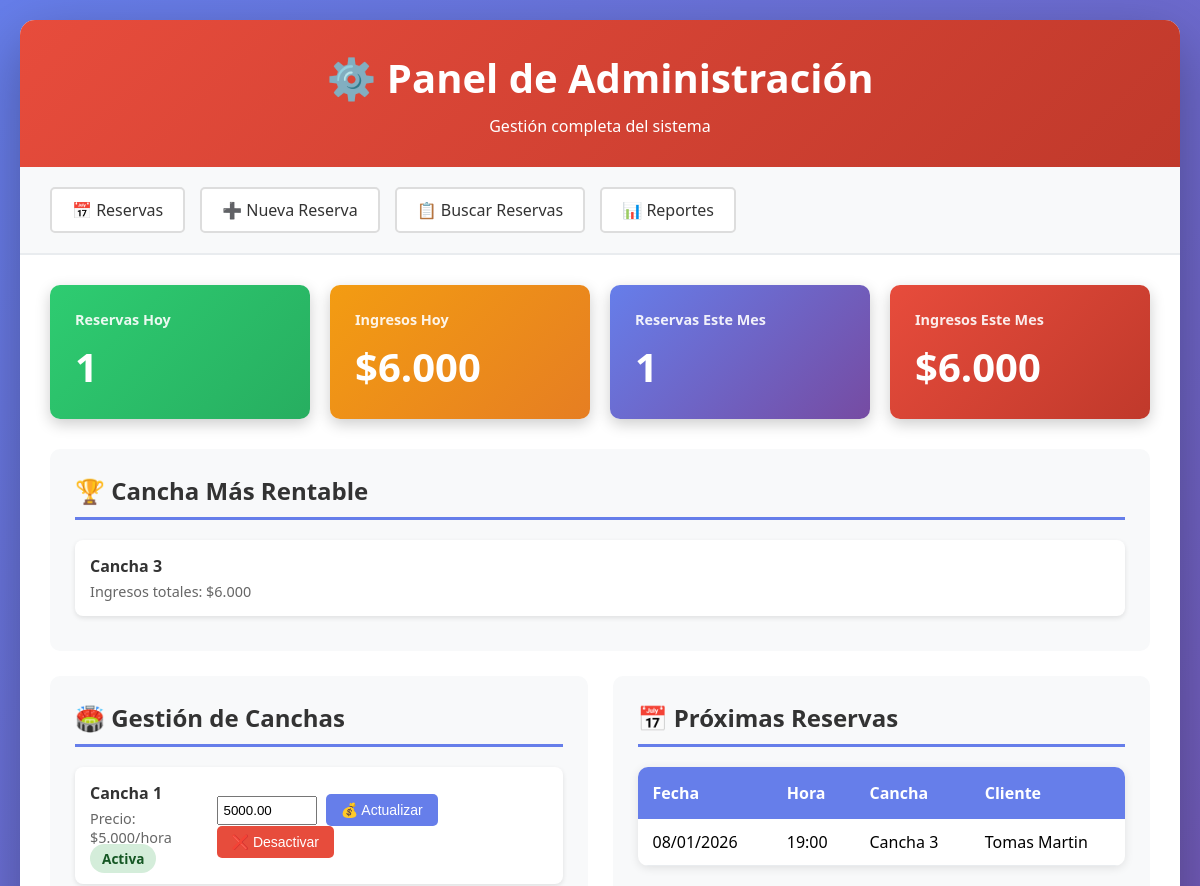
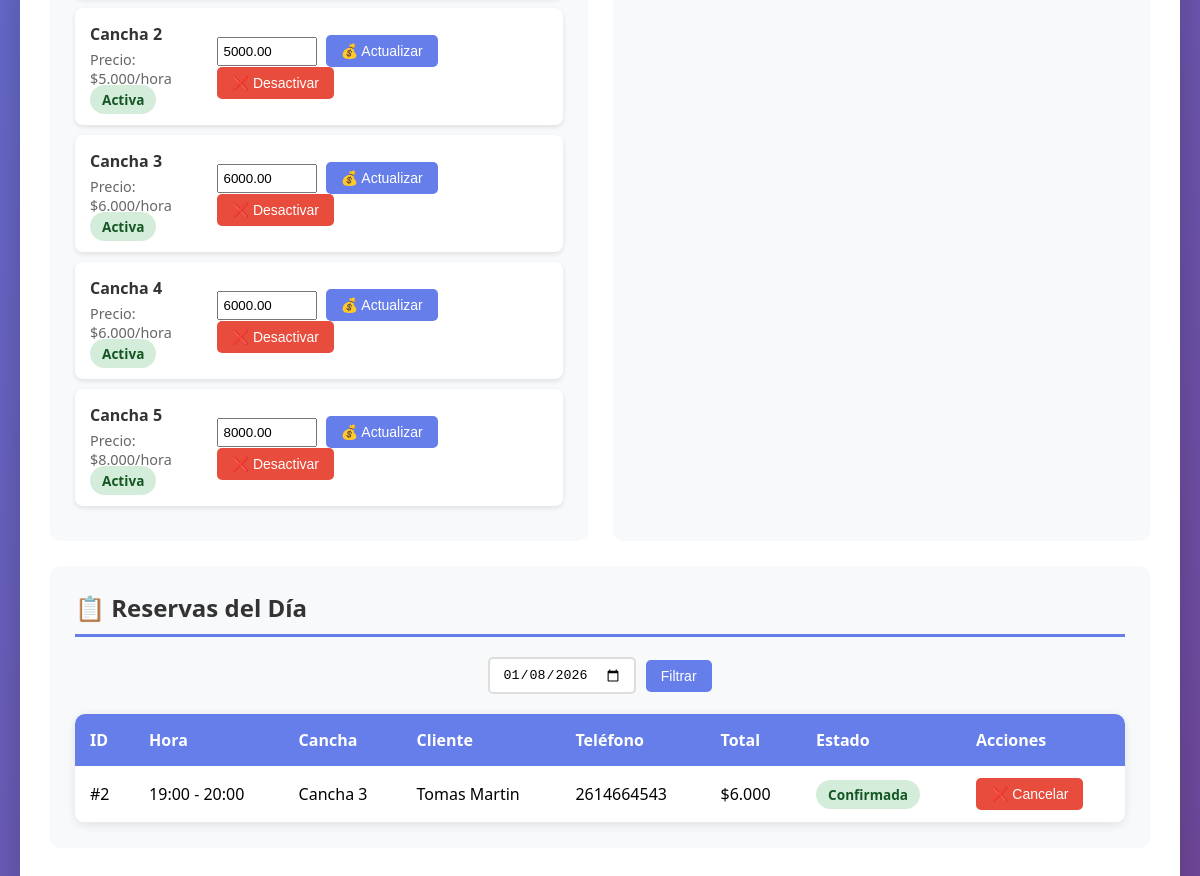
The app's page /admin.php, older data (2 pictures, top to bottom).
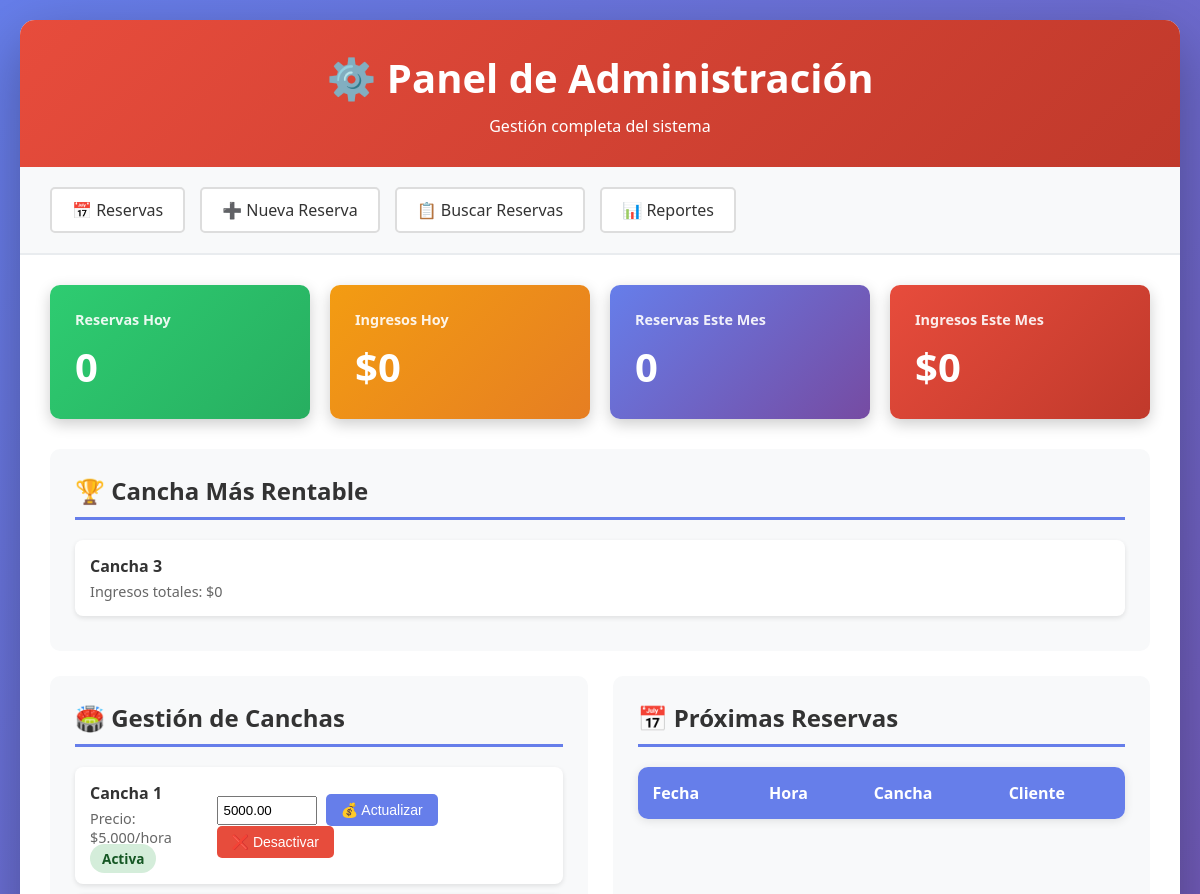
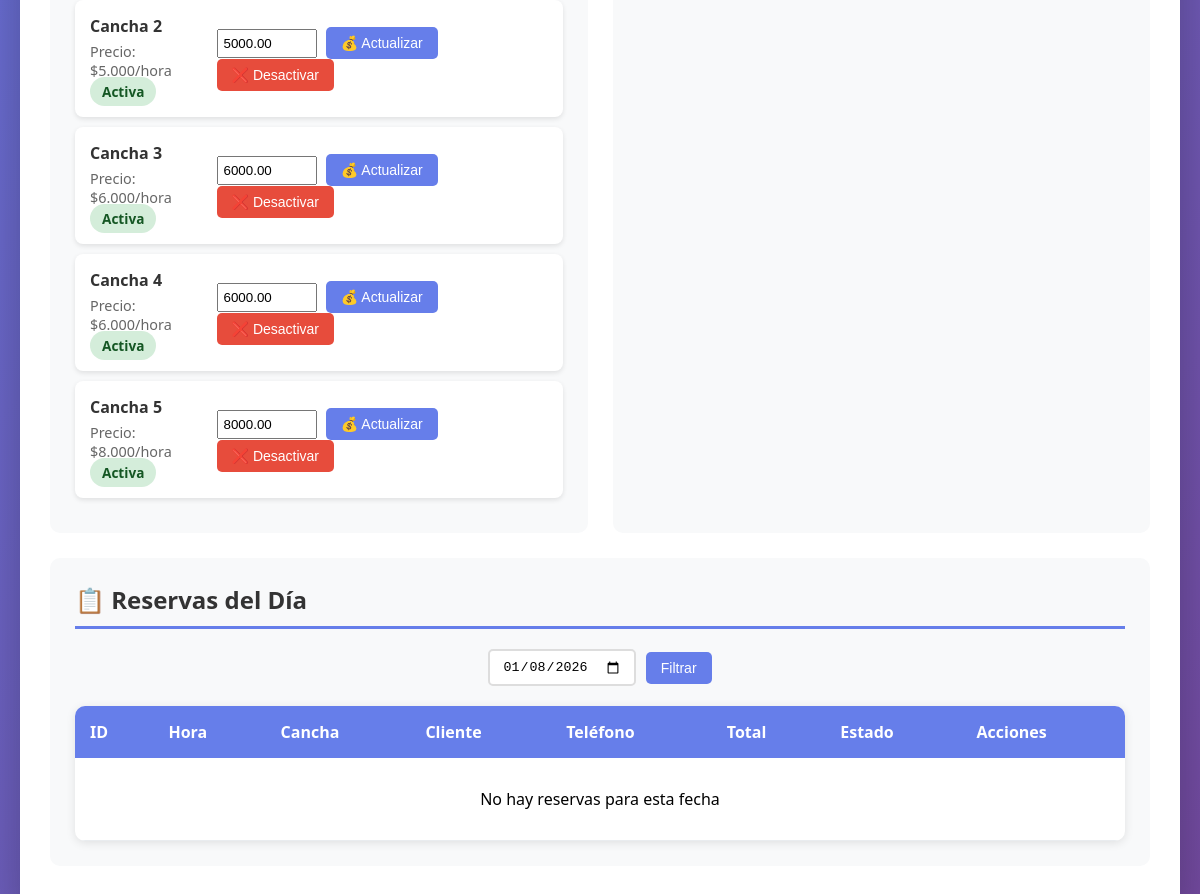
The same page, newer data (2 pictures, top to bottom).
### tables this page shows
CREATE TABLE IF NOT EXISTS `canchas` (
  `id` int NOT NULL AUTO_INCREMENT,
  `nombre` varchar(100) NOT NULL,
  `precio_hora` decimal(10,2) NOT NULL,
  `descripcion` text,
  `activa` tinyint(1) DEFAULT '1',
  `capacidad_jugadores` int DEFAULT NULL,
  `tipo_superficie` enum('cesped_natural','cesped_sintetico','cemento','parquet') DEFAULT 'cesped_sintetico',
  `techada` tinyint(1) DEFAULT '0',
  `created_at` timestamp NULL DEFAULT CURRENT_TIMESTAMP,
  `updated_at` timestamp NULL DEFAULT CURRENT_TIMESTAMP ON UPDATE CURRENT_TIMESTAMP,
  PRIMARY KEY (`id`),
  KEY `idx_activa` (`activa`)
);

CREATE TABLE IF NOT EXISTS `reservas` (
  `id` int NOT NULL AUTO_INCREMENT,
  `cancha_id` int NOT NULL,
  `cliente_id` int NOT NULL,
  `fecha` date NOT NULL,
  `hora_inicio` time NOT NULL,
  `hora_fin` time NOT NULL,
  `total` decimal(10,2) NOT NULL,
  `estado` enum('pendiente','confirmada','cancelada','completada') DEFAULT 'confirmada',
  `metodo_pago` enum('efectivo','transferencia','tarjeta','mercadopago') DEFAULT 'efectivo',
  `seña` decimal(10,2) DEFAULT '0.00',
  `saldo_pendiente` decimal(10,2) DEFAULT '0.00',
  `notas` text,
  `cancelada_por` varchar(100) DEFAULT NULL,
  `motivo_cancelacion` text,
  `created_at` timestamp NULL DEFAULT CURRENT_TIMESTAMP,
  `updated_at` timestamp NULL DEFAULT CURRENT_TIMESTAMP ON UPDATE CURRENT_TIMESTAMP,
  `created_by` varchar(100) DEFAULT 'sistema',
  PRIMARY KEY (`id`),
  KEY `cliente_id` (`cliente_id`),
  KEY `idx_fecha` (`fecha`),
  KEY `idx_estado` (`estado`),
  KEY `idx_cancha_fecha` (`cancha_id`,`fecha`),
  CONSTRAINT `reservas_ibfk_1` FOREIGN KEY (`cancha_id`) REFERENCES `canchas` (`id`),
  CONSTRAINT `reservas_ibfk_2` FOREIGN KEY (`cliente_id`) REFERENCES `clientes` (`id`),
  CONSTRAINT `chk_hora_valida` CHECK (`hora_inicio` < `hora_fin`),
  CONSTRAINT `chk_total_positivo` CHECK (`total` >= 0),
  CONSTRAINT `chk_sena_valida` CHECK (`seña` >= 0 AND `seña` <= `total`)
);

CREATE TABLE IF NOT EXISTS `clientes` (
  `id` int NOT NULL AUTO_INCREMENT,
  `nombre` varchar(100) NOT NULL,
  `telefono` varchar(20) NOT NULL,
  `email` varchar(100) DEFAULT NULL,
  `dni` varchar(20) DEFAULT NULL,
  `direccion` varchar(255) DEFAULT NULL,
  `fecha_nacimiento` date DEFAULT NULL,
  `notas` text,
  `created_at` timestamp NULL DEFAULT CURRENT_TIMESTAMP,
  `updated_at` timestamp NULL DEFAULT CURRENT_TIMESTAMP ON UPDATE CURRENT_TIMESTAMP,
  PRIMARY KEY (`id`),
  UNIQUE KEY `unique_telefono` (`telefono`),
  KEY `idx_telefono` (`telefono`),
  KEY `idx_email` (`email`)
);

### admin.php (the view, shortened to what this page needs)
<?php
$conn = getConnection();
$stats = [];
$stats['total_reservas_hoy'] = $conn->query("
    SELECT COUNT(*) FROM reservas
    WHERE fecha = CURDATE() AND estado = 'confirmada'
")->fetchColumn();
$stats['ingresos_hoy'] = $conn->query("
    SELECT COALESCE(SUM(total), 0) FROM reservas
    WHERE fecha = CURDATE() AND estado = 'confirmada'
")->fetchColumn();
$stats['reservas_mes'] = $conn->query("
    SELECT COUNT(*) FROM reservas
    WHERE MONTH(fecha) = MONTH(CURDATE())
    AND YEAR(fecha) = YEAR(CURDATE())
    AND estado = 'confirmada'
")->fetchColumn();
$stats['ingresos_mes'] = $conn->query("
    SELECT COALESCE(SUM(total), 0) FROM reservas
    WHERE MONTH(fecha) = MONTH(CURDATE())
    AND YEAR(fecha) = YEAR(CURDATE())
    AND estado = 'confirmada'
")->fetchColumn();
$proximas_reservas = $conn->query("
    SELECT r.*, c.nombre as cancha_nombre, cl.nombre as cliente_nombre, cl.telefono
    FROM reservas r
    JOIN canchas c ON r.cancha_id = c.id
    JOIN clientes cl ON r.cliente_id = cl.id
    WHERE r.fecha >= CURDATE() AND r.estado = 'confirmada'
    ORDER BY r.fecha, r.hora_inicio
    LIMIT 20
")->fetchAll();
$canchas = $conn->query("SELECT * FROM canchas ORDER BY id")->fetchAll();
$fecha_filtro = isset($_GET['fecha']) ? $_GET['fecha'] : date('Y-m-d');
$reservas_dia = $conn->prepare("
    SELECT r.*, c.nombre as cancha_nombre, cl.nombre as cliente_nombre, cl.telefono, cl.email
    FROM reservas r
    JOIN canchas c ON r.cancha_id = c.id
    JOIN clientes cl ON r.cliente_id = cl.id
    WHERE r.fecha = ? AND r.estado != 'cancelada'
    ORDER BY r.hora_inicio
");
$reservas_dia->execute([$fecha_filtro]);
$reservas_del_dia = $reservas_dia->fetchAll();
$cancha_rentable = $conn->query("
    SELECT c.nombre, COALESCE(SUM(r.total), 0) as total_ingresos
    FROM canchas c
    LEFT JOIN reservas r ON c.id = r.cancha_id AND r.estado = 'confirmada'
    GROUP BY c.id, c.nombre
    ORDER BY total_ingresos DESC
    LIMIT 1
")->fetch();
?>
<!DOCTYPE html>
<html lang="es">
<head>
</head>
<body>
    <div class="container">
        <div class="header">
            <h1>⚙️ Panel de Administración</h1>
            <p>Gestión completa del sistema</p>
        </div>
        <div class="nav">
            <a href="index.php">📅 Reservas</a>
            <a href="nueva_reserva.php">➕ Nueva Reserva</a>
            <a href="mis_reservas.php">📋 Buscar Reservas</a>
            <a href="reportes.php">📊 Reportes</a>
        </div>
        <div class="content">
            <div class="stats-grid">
                <div class="stat-card green">
                    <h3>Reservas Hoy</h3>
                    <div class="value"><?php echo $stats['total_reservas_hoy']; ?></div>
                </div>
                <div class="stat-card orange">
                    <h3>Ingresos Hoy</h3>
                    <div class="value">$<?php echo number_format($stats['ingresos_hoy'], 0, ',', '.'); ?></div>
                </div>
                <div class="stat-card">
                    <h3>Reservas Este Mes</h3>
                    <div class="value"><?php echo $stats['reservas_mes']; ?></div>
                </div>
                <div class="stat-card red">
                    <h3>Ingresos Este Mes</h3>
                    <div class="value">$<?php echo number_format($stats['ingresos_mes'], 0, ',', '.'); ?></div>
                </div>
            </div>
            <?php if ($cancha_rentable): ?>
            <div class="section">
                <h2>🏆 Cancha Más Rentable</h2>
                <div class="cancha-item">
                    <div class="cancha-info">
                        <h4><?php echo htmlspecialchars($cancha_rentable['nombre']); ?></h4>
                        <p>Ingresos totales: $<?php echo number_format($cancha_rentable['total_ingresos'], 0, ',', '.'); ?></p>
                    </div>
                </div>
            </div>
            <?php endif; ?>
            <div class="grid-2">
                <div class="section">
                    <h2>🏟️ Gestión de Canchas</h2>
                    <?php foreach ($canchas as $cancha): ?>
                        <div class="cancha-item">
                            <div class="cancha-info">
                                <h4><?php echo htmlspecialchars($cancha['nombre']); ?></h4>
                                <p>Precio: $<?php echo number_format($cancha['precio_hora'], 0, ',', '.'); ?>/hora</p>
                                <span class="badge <?php echo $cancha['activa'] ? 'badge-success' : 'badge-danger'; ?>">
                                    <?php echo $cancha['activa'] ? 'Activa' : 'Inactiva'; ?>
                                </span>
                            </div>
                            <div>
                                <form method="POST" style="display: inline;">
                                    <input type="number" name="nuevo_precio" value="<?php echo $cancha['precio_hora']; ?>"
                                           style="width: 100px; padding: 5px; margin-right: 5px;">
                                    <button type="submit" class="btn btn-primary">💰 Actualizar</button>
                                </form>
                                <form method="POST" style="display: inline;">
                                    <button type="submit" class="btn <?php echo $cancha['activa'] ? 'btn-danger' : 'btn-success'; ?>">
                                        <?php echo $cancha['activa'] ? '❌ Desactivar' : '✅ Activar'; ?>
                                    </button>
                                </form>
                            </div>
                        </div>
                    <?php endforeach; ?>
                </div>
                <div class="section">
                    <h2>📅 Próximas Reservas</h2>
                    <table class="table">
                        <thead>
                            <tr>
                                <th>Fecha</th>
                                <th>Hora</th>
                                <th>Cancha</th>
                                <th>Cliente</th>
                            </tr>
                        </thead>
                        <tbody>
                            <?php foreach (array_slice($proximas_reservas, 0, 10) as $reserva): ?>
                                <tr>
                                    <td><?php echo date('d/m/Y', strtotime($reserva['fecha'])); ?></td>
                                    <td><?php echo substr($reserva['hora_inicio'], 0, 5); ?></td>
                                    <td><?php echo htmlspecialchars($reserva['cancha_nombre']); ?></td>
                                    <td><?php echo htmlspecialchars($reserva['cliente_nombre']); ?></td>
                                </tr>
                            <?php endforeach; ?>
                        </tbody>
                    </table>
                </div>
            </div>
            <div class="section">
                <h2>📋 Reservas del Día</h2>
                <div class="fecha-selector">
                    <form method="GET" class="form-inline" style="justify-content: center;">
                        <input type="date" name="fecha" value="<?php echo $fecha_filtro; ?>">
                        <button type="submit" class="btn btn-primary">Filtrar</button>
                    </form>
                </div>
                <table class="table">
                    <thead>
                        <tr>
                            <th>ID</th>
                            <th>Hora</th>
                            <th>Cancha</th>
                            <th>Cliente</th>
                            <th>Teléfono</th>
                            <th>Total</th>
                            <th>Estado</th>
                            <th>Acciones</th>
                        </tr>
                    </thead>
                    <tbody>
                        <?php if (empty($reservas_del_dia)): ?>
                            <tr>
                                <td colspan="8" style="text-align: center; padding: 30px;">
                                    No hay reservas para esta fecha
                                </td>
                            </tr>
                        <?php else: ?>
                            <?php foreach ($reservas_del_dia as $reserva): ?>
                                <tr>
                                    <td>#<?php echo $reserva['id']; ?></td>
                                    <td><?php echo substr($reserva['hora_inicio'], 0, 5); ?> - <?php echo substr($reserva['hora_fin'], 0, 5); ?></td>
                                    <td><?php echo htmlspecialchars($reserva['cancha_nombre']); ?></td>
                                    <td><?php echo htmlspecialchars($reserva['cliente_nombre']); ?></td>
                                    <td><?php echo htmlspecialchars($reserva['telefono']); ?></td>
                                    <td>$<?php echo number_format($reserva['total'], 0, ',', '.'); ?></td>
                                    <td>
                                        <span class="badge badge-<?php echo $reserva['estado'] == 'confirmada' ? 'success' : 'warning'; ?>">
                                            <?php echo ucfirst($reserva['estado']); ?>
                                        </span>
                                    </td>
                                    <td>
                                        <?php if ($reserva['estado'] == 'confirmada'): ?>
                                            <form method="POST" style="display: inline;"
                                                  onsubmit="return confirm('¿Seguro que deseas cancelar esta reserva?');">
                                                <button type="submit" class="btn btn-danger">❌ Cancelar</button>
                                            </form>
                                        <?php endif; ?>
                                    </td>
                                </tr>
                            <?php endforeach; ?>
                        <?php endif; ?>
                    </tbody>
                </table>
            </div>
        </div>
    </div>
</body>
</html>

### admin.php (style rules this page uses)
* { margin: 0; padding: 0; box-sizing: border-box; }
body { font-family: 'Segoe UI', Tahoma, Geneva, Verdana, sans-serif; background: linear-gradient(135deg, #667eea 0%, #764ba2 100%); min-height: 100vh; padding: 20px; }
.container { max-width: 1600px; margin: 0 auto; background: white; border-radius: 15px; box-shadow: 0 20px 60px rgba(0,0,0,0.3); overflow: hidden; }
.header { background: linear-gradient(135deg, #e74c3c 0%, #c0392b 100%); color: white; padding: 30px; text-align: center; }
.header h1 { font-size: 2.5em; margin-bottom: 10px; }
.nav { display: flex; gap: 15px; padding: 20px 30px; background: #f8f9fa; border-bottom: 2px solid #e9ecef; }
.nav a { padding: 10px 20px; background: white; color: #333; text-decoration: none; border-radius: 5px; border: 2px solid #ddd; transition: all 0.3s; }
.content { padding: 30px; }
.stats-grid { display: grid; grid-template-columns: repeat(auto-fit, minmax(250px, 1fr)); gap: 20px; margin-bottom: 30px; }
.stat-card { background: linear-gradient(135deg, #667eea 0%, #764ba2 100%); color: white; padding: 25px; border-radius: 10px; box-shadow: 0 5px 15px rgba(0,0,0,0.2); transition: transform 0.3s; }
.stat-card h3 { font-size: 0.9em; margin-bottom: 10px; opacity: 0.9; }
.stat-card .value { font-size: 2.5em; font-weight: bold; }
.stat-card.green { background: linear-gradient(135deg, #2ecc71 0%, #27ae60 100%); }
.stat-card.orange { background: linear-gradient(135deg, #f39c12 0%, #e67e22 100%); }
.stat-card.red { background: linear-gradient(135deg, #e74c3c 0%, #c0392b 100%); }
.section { background: #f8f9fa; padding: 25px; border-radius: 10px; margin-bottom: 25px; }
.section h2 { margin-bottom: 20px; color: #333; border-bottom: 3px solid #667eea; padding-bottom: 10px; }
.table { width: 100%; border-collapse: collapse; background: white; border-radius: 10px; overflow: hidden; box-shadow: 0 2px 10px rgba(0,0,0,0.1); }
.table th { background: #667eea; color: white; padding: 15px; text-align: left; font-weight: 600; }
.table td { padding: 12px 15px; border-bottom: 1px solid #e9ecef; }
.badge { padding: 5px 12px; border-radius: 20px; font-size: 0.85em; font-weight: 600; }
.badge-success { background: #d4edda; color: #155724; }
.btn { padding: 8px 15px; border: none; border-radius: 5px; cursor: pointer; font-size: 14px; transition: all 0.3s; text-decoration: none; display: inline-block; }
.btn-danger { background: #e74c3c; color: white; }
.btn-primary { background: #667eea; color: white; }
.form-inline { display: flex; gap: 10px; align-items: center; }
.form-inline input, .form-inline select { padding: 8px 12px; border: 2px solid #ddd; border-radius: 5px; }
.grid-2 { display: grid; grid-template-columns: 1fr 1fr; gap: 25px; }
.cancha-item { background: white; padding: 15px; border-radius: 8px; margin-bottom: 10px; display: flex; justify-content: space-between; align-items: center; box-shadow: 0 2px 5px rgba(0,0,0,0.1); }
.cancha-info h4 { margin-bottom: 5px; color: #333; }
.cancha-info p { color: #666; font-size: 0.9em; }
.fecha-selector { margin-bottom: 20px; text-align: center; }

Row changes from the older to the newer data that the page shows:
removed reservas: fecha "08/01/2026", hora_inicio "19:00", cancha.nombre "Cancha 3", cliente.nombre "Tomas Martin", id "2", hora_fin "20:00", cliente.telefono "2614664543", total "6.000", estado "Confirmada"
Text that changed along with them:
$stats['total_reservas_hoy']: "1" → "0"
$stats['ingresos_hoy']: "6.000" → "0"
$stats['reservas_mes']: "1" → "0"
$stats['ingresos_mes']: "6.000" → "0"
$cancha_rentable['total_ingresos']: "6.000" → "0"
text now shown: "No hay reservas para esta fecha"
